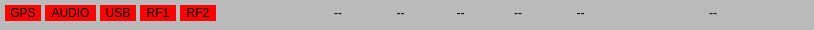
<?xml version="1.0" encoding="UTF-8"?>
<ui version="4.0">
 <class>Dialog</class>
 <widget class="QDialog" name="Dialog">
  <property name="geometry">
   <rect>
    <x>0</x>
    <y>0</y>
    <width>814</width>
    <height>30</height>
   </rect>
  </property>
  <property name="cursor">
   <cursorShape>CrossCursor</cursorShape>
  </property>
  <property name="windowTitle">
   <string>Dialog</string>
  </property>
  <property name="styleSheet">
   <string notr="true">background-color: rgb(186, 186, 186);</string>
  </property>
  <widget class="QLabel" name="obc_temp1_label">
   <property name="geometry">
    <rect>
     <x>550</x>
     <y>5</y>
     <width>61</width>
     <height>16</height>
    </rect>
   </property>
   <property name="font">
    <font>
     <pointsize>9</pointsize>
     <stylestrategy>PreferDefault</stylestrategy>
    </font>
   </property>
   <property name="styleSheet">
    <string notr="true">font: 9pt &quot;Noto Sans&quot;;</string>
   </property>
   <property name="text">
    <string>--</string>
   </property>
   <property name="alignment">
    <set>Qt::AlignCenter</set>
   </property>
  </widget>
  <widget class="QLabel" name="gps_power_label">
   <property name="geometry">
    <rect>
     <x>5</x>
     <y>5</y>
     <width>36</width>
     <height>16</height>
    </rect>
   </property>
   <property name="font">
    <font>
     <pointsize>9</pointsize>
     <stylestrategy>PreferDefault</stylestrategy>
    </font>
   </property>
   <property name="styleSheet">
    <string notr="true">background-color: rgb(255, 0, 0);</string>
   </property>
   <property name="text">
    <string>GPS</string>
   </property>
   <property name="alignment">
    <set>Qt::AlignCenter</set>
   </property>
  </widget>
  <widget class="QLabel" name="audio_volume_label">
   <property name="geometry">
    <rect>
     <x>490</x>
     <y>5</y>
     <width>56</width>
     <height>16</height>
    </rect>
   </property>
   <property name="font">
    <font>
     <pointsize>9</pointsize>
     <stylestrategy>PreferDefault</stylestrategy>
    </font>
   </property>
   <property name="styleSheet">
    <string notr="true">font: 9pt &quot;Noto Sans&quot;;</string>
   </property>
   <property name="text">
    <string>--</string>
   </property>
   <property name="alignment">
    <set>Qt::AlignCenter</set>
   </property>
  </widget>
  <widget class="QLabel" name="display_brightness_label">
   <property name="geometry">
    <rect>
     <x>435</x>
     <y>5</y>
     <width>51</width>
     <height>16</height>
    </rect>
   </property>
   <property name="font">
    <font>
     <pointsize>9</pointsize>
     <stylestrategy>PreferDefault</stylestrategy>
    </font>
   </property>
   <property name="styleSheet">
    <string notr="true">font: 9pt &quot;Noto Sans&quot;;</string>
   </property>
   <property name="text">
    <string>--</string>
   </property>
   <property name="alignment">
    <set>Qt::AlignCenter</set>
   </property>
  </widget>
  <widget class="QLabel" name="rf_rf1power_label">
   <property name="geometry">
    <rect>
     <x>140</x>
     <y>5</y>
     <width>36</width>
     <height>16</height>
    </rect>
   </property>
   <property name="font">
    <font>
     <pointsize>9</pointsize>
     <stylestrategy>PreferDefault</stylestrategy>
    </font>
   </property>
   <property name="styleSheet">
    <string notr="true">background-color: rgb(255, 0, 0);</string>
   </property>
   <property name="text">
    <string>RF1</string>
   </property>
   <property name="alignment">
    <set>Qt::AlignCenter</set>
   </property>
  </widget>
  <widget class="QLabel" name="rf_rf2power_label">
   <property name="geometry">
    <rect>
     <x>180</x>
     <y>5</y>
     <width>36</width>
     <height>16</height>
    </rect>
   </property>
   <property name="font">
    <font>
     <pointsize>9</pointsize>
     <stylestrategy>PreferDefault</stylestrategy>
    </font>
   </property>
   <property name="styleSheet">
    <string notr="true">background-color: rgb(255, 0, 0);</string>
   </property>
   <property name="text">
    <string>RF2</string>
   </property>
   <property name="alignment">
    <set>Qt::AlignCenter</set>
   </property>
  </widget>
  <widget class="QLabel" name="audio_power_label">
   <property name="geometry">
    <rect>
     <x>45</x>
     <y>5</y>
     <width>51</width>
     <height>16</height>
    </rect>
   </property>
   <property name="font">
    <font>
     <pointsize>9</pointsize>
     <stylestrategy>PreferDefault</stylestrategy>
    </font>
   </property>
   <property name="styleSheet">
    <string notr="true">background-color: rgb(255, 0, 0);</string>
   </property>
   <property name="text">
    <string>AUDIO</string>
   </property>
   <property name="alignment">
    <set>Qt::AlignCenter</set>
   </property>
  </widget>
  <widget class="QLabel" name="usb_power_label">
   <property name="geometry">
    <rect>
     <x>100</x>
     <y>5</y>
     <width>36</width>
     <height>16</height>
    </rect>
   </property>
   <property name="font">
    <font>
     <pointsize>9</pointsize>
     <stylestrategy>PreferDefault</stylestrategy>
    </font>
   </property>
   <property name="styleSheet">
    <string notr="true">background-color: rgb(255, 0, 0);</string>
   </property>
   <property name="text">
    <string>USB</string>
   </property>
   <property name="alignment">
    <set>Qt::AlignCenter</set>
   </property>
  </widget>
  <widget class="QLabel" name="ptot_label">
   <property name="geometry">
    <rect>
     <x>370</x>
     <y>5</y>
     <width>61</width>
     <height>16</height>
    </rect>
   </property>
   <property name="font">
    <font>
     <pointsize>9</pointsize>
     <stylestrategy>PreferDefault</stylestrategy>
    </font>
   </property>
   <property name="styleSheet">
    <string notr="true">font: 9pt &quot;Noto Sans&quot;;</string>
   </property>
   <property name="text">
    <string>--</string>
   </property>
   <property name="alignment">
    <set>Qt::AlignCenter</set>
   </property>
  </widget>
  <widget class="QLabel" name="battery_level_label">
   <property name="geometry">
    <rect>
     <x>310</x>
     <y>5</y>
     <width>56</width>
     <height>16</height>
    </rect>
   </property>
   <property name="font">
    <font>
     <pointsize>9</pointsize>
     <stylestrategy>PreferDefault</stylestrategy>
    </font>
   </property>
   <property name="styleSheet">
    <string notr="true">font: 9pt &quot;Noto Sans&quot;;</string>
   </property>
   <property name="text">
    <string>--</string>
   </property>
   <property name="alignment">
    <set>Qt::AlignCenter</set>
   </property>
  </widget>
  <widget class="QLabel" name="clock_utctime_label">
   <property name="geometry">
    <rect>
     <x>615</x>
     <y>5</y>
     <width>196</width>
     <height>16</height>
    </rect>
   </property>
   <property name="font">
    <font>
     <pointsize>9</pointsize>
     <stylestrategy>PreferDefault</stylestrategy>
    </font>
   </property>
   <property name="styleSheet">
    <string notr="true">font: 9pt &quot;Noto Sans&quot;;</string>
   </property>
   <property name="text">
    <string>--</string>
   </property>
   <property name="alignment">
    <set>Qt::AlignCenter</set>
   </property>
  </widget>
 </widget>
 <resources/>
 <connections/>
</ui>
